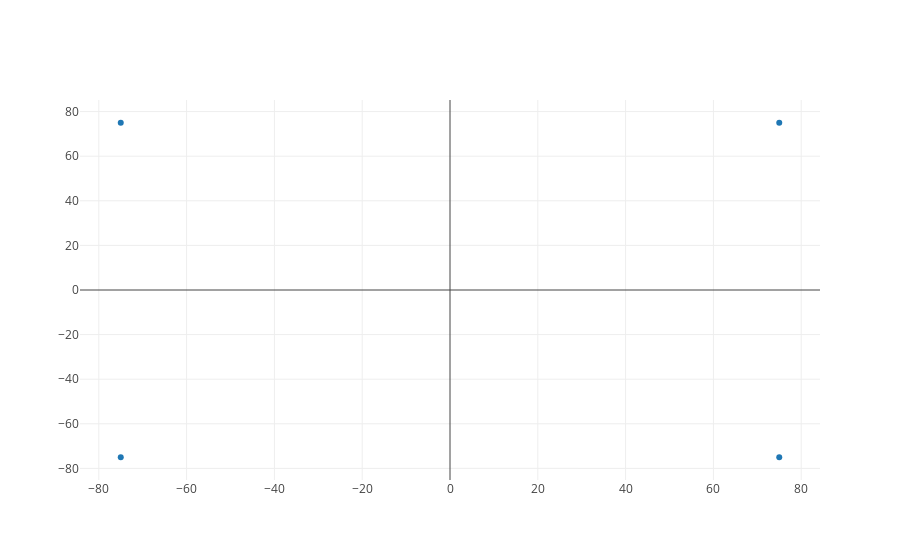

The notebook cell saved with this chart:
### Code cell
study='patient4'
plan = dicom.read_file("/media/sf_CRCT/JupyterNotebook/data/RTplanReader/rp/rp_"+study+"_e9.dcm")
print(plan)
#print len(plan.BeamSequence[0].BlockSequence[0].BlockData)
bdata= [float(val) for val in plan.BeamSequence[0].BlockSequence[0].BlockData]
x=[]
y=[]

for i in np.arange(0, len(bdata)):
    if i %2  ==0:
        x.append(bdata[i])
    else: 
        y.append(bdata[i])
trace1 = go.Scatter(
    x = x,
    y = y,
    mode = 'markers', 
    name = 'Block edge', 
    )
data1 = [trace1]
fig1= go.Figure(data=data1)   
py.iplot(fig1)
#print plan.BeamSequence[0].BlockSequence[0].BlockData

### Figure 1 — Plotly figure (JSON) as saved in the notebook; plotly's stock layout.template omitted (floating-point values rounded to 4 significant figures)
{"data": [{"mode": "markers", "name": "Block edge", "type": "scatter", "x": [-75, 75, 75, -75], "y": [75, 75, -75, -75]}], "layout": {}}
